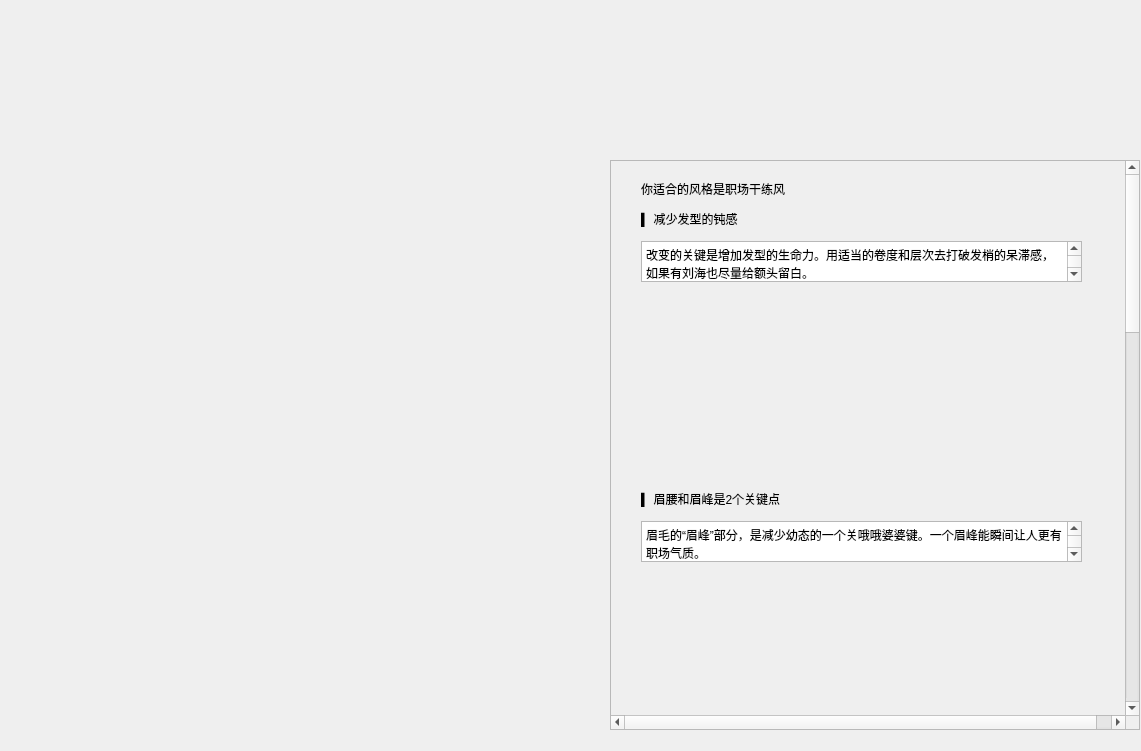
<?xml version="1.0" encoding="UTF-8"?>
<ui version="4.0">
 <class>w_b_r</class>
 <widget class="QWidget" name="w_b_r">
  <property name="geometry">
   <rect>
    <x>0</x>
    <y>0</y>
    <width>1141</width>
    <height>751</height>
   </rect>
  </property>
  <property name="minimumSize">
   <size>
    <width>800</width>
    <height>600</height>
   </size>
  </property>
  <property name="windowTitle">
   <string>Form</string>
  </property>
  <widget class="QScrollArea" name="scrollArea">
   <property name="geometry">
    <rect>
     <x>610</x>
     <y>160</y>
     <width>530</width>
     <height>570</height>
    </rect>
   </property>
   <property name="verticalScrollBarPolicy">
    <enum>Qt::ScrollBarAlwaysOn</enum>
   </property>
   <property name="horizontalScrollBarPolicy">
    <enum>Qt::ScrollBarAlwaysOn</enum>
   </property>
   <property name="widgetResizable">
    <bool>false</bool>
   </property>
   <widget class="QWidget" name="scrollAreaWidgetContents">
    <property name="geometry">
     <rect>
      <x>0</x>
      <y>0</y>
      <width>530</width>
      <height>1850</height>
     </rect>
    </property>
    <property name="minimumSize">
     <size>
      <width>400</width>
      <height>1850</height>
     </size>
    </property>
    <widget class="QLabel" name="label">
     <property name="geometry">
      <rect>
       <x>30</x>
       <y>20</y>
       <width>291</width>
       <height>16</height>
      </rect>
     </property>
     <property name="text">
      <string>你适合的风格是职场干练风</string>
     </property>
    </widget>
    <widget class="QLabel" name="label_2">
     <property name="geometry">
      <rect>
       <x>30</x>
       <y>50</y>
       <width>201</width>
       <height>16</height>
      </rect>
     </property>
     <property name="text">
      <string>▍ 减少发型的钝感</string>
     </property>
    </widget>
    <widget class="QTextBrowser" name="textBrowser">
     <property name="geometry">
      <rect>
       <x>30</x>
       <y>80</y>
       <width>441</width>
       <height>41</height>
      </rect>
     </property>
     <property name="html">
      <string>&lt;!DOCTYPE HTML PUBLIC &quot;-//W3C//DTD HTML 4.0//EN&quot; &quot;http://www.w3.org/TR/REC-html40/strict.dtd&quot;&gt;
&lt;html&gt;&lt;head&gt;&lt;meta name=&quot;qrichtext&quot; content=&quot;1&quot; /&gt;&lt;style type=&quot;text/css&quot;&gt;
p, li { white-space: pre-wrap; }
&lt;/style&gt;&lt;/head&gt;&lt;body style=&quot; font-family:'SimSun'; font-size:9pt; font-weight:400; font-style:normal;&quot;&gt;
&lt;p style=&quot; margin-top:0px; margin-bottom:0px; margin-left:0px; margin-right:0px; -qt-block-indent:0; text-indent:0px;&quot;&gt;改变的关键是增加发型的生命力。用适当的卷度和层次去打破发梢的呆滞感，如果有刘海也尽量给额头留白。&lt;/p&gt;&lt;/body&gt;&lt;/html&gt;</string>
     </property>
    </widget>
    <widget class="QLabel" name="label_3">
     <property name="geometry">
      <rect>
       <x>30</x>
       <y>130</y>
       <width>441</width>
       <height>181</height>
      </rect>
     </property>
     <property name="text">
      <string/>
     </property>
    </widget>
    <widget class="QLabel" name="label_4">
     <property name="geometry">
      <rect>
       <x>30</x>
       <y>330</y>
       <width>201</width>
       <height>16</height>
      </rect>
     </property>
     <property name="text">
      <string>▍ 眉腰和眉峰是2个关键点</string>
     </property>
    </widget>
    <widget class="QTextBrowser" name="textBrowser_3">
     <property name="geometry">
      <rect>
       <x>30</x>
       <y>360</y>
       <width>441</width>
       <height>41</height>
      </rect>
     </property>
     <property name="html">
      <string>&lt;!DOCTYPE HTML PUBLIC &quot;-//W3C//DTD HTML 4.0//EN&quot; &quot;http://www.w3.org/TR/REC-html40/strict.dtd&quot;&gt;
&lt;html&gt;&lt;head&gt;&lt;meta name=&quot;qrichtext&quot; content=&quot;1&quot; /&gt;&lt;style type=&quot;text/css&quot;&gt;
p, li { white-space: pre-wrap; }
&lt;/style&gt;&lt;/head&gt;&lt;body style=&quot; font-family:'SimSun'; font-size:9pt; font-weight:400; font-style:normal;&quot;&gt;
&lt;p style=&quot; margin-top:0px; margin-bottom:0px; margin-left:0px; margin-right:0px; -qt-block-indent:0; text-indent:0px;&quot;&gt;眉毛的“眉峰”部分，是减少幼态的一个关哦哦婆婆键。一个眉峰能瞬间让人更有职场气质。&lt;/p&gt;&lt;/body&gt;&lt;/html&gt;</string>
     </property>
    </widget>
    <widget class="QLabel" name="label_5">
     <property name="geometry">
      <rect>
       <x>30</x>
       <y>410</y>
       <width>441</width>
       <height>211</height>
      </rect>
     </property>
     <property name="text">
      <string/>
     </property>
    </widget>
    <widget class="QLabel" name="label_6">
     <property name="geometry">
      <rect>
       <x>30</x>
       <y>640</y>
       <width>281</width>
       <height>16</height>
      </rect>
     </property>
     <property name="text">
      <string>▍ 眼妆不要只增加高度</string>
     </property>
    </widget>
    <widget class="QTextBrowser" name="textBrowser_2">
     <property name="geometry">
      <rect>
       <x>30</x>
       <y>670</y>
       <width>441</width>
       <height>41</height>
      </rect>
     </property>
     <property name="html">
      <string>&lt;!DOCTYPE HTML PUBLIC &quot;-//W3C//DTD HTML 4.0//EN&quot; &quot;http://www.w3.org/TR/REC-html40/strict.dtd&quot;&gt;
&lt;html&gt;&lt;head&gt;&lt;meta name=&quot;qrichtext&quot; content=&quot;1&quot; /&gt;&lt;style type=&quot;text/css&quot;&gt;
p, li { white-space: pre-wrap; }
&lt;/style&gt;&lt;/head&gt;&lt;body style=&quot; font-family:'SimSun'; font-size:9pt; font-weight:400; font-style:normal;&quot;&gt;
&lt;p style=&quot; margin-top:0px; margin-bottom:0px; margin-left:0px; margin-right:0px; -qt-block-indent:0; text-indent:0px;&quot;&gt;眼睛的线条圆还是尖，看的是开口和弧度大小。尖线条的眼睛更容易给人留下有气场的印象。&lt;/p&gt;&lt;/body&gt;&lt;/html&gt;</string>
     </property>
    </widget>
    <widget class="QLabel" name="label_7">
     <property name="geometry">
      <rect>
       <x>30</x>
       <y>720</y>
       <width>411</width>
       <height>181</height>
      </rect>
     </property>
     <property name="text">
      <string/>
     </property>
    </widget>
    <widget class="QLabel" name="label_8">
     <property name="geometry">
      <rect>
       <x>30</x>
       <y>920</y>
       <width>311</width>
       <height>16</height>
      </rect>
     </property>
     <property name="text">
      <string>▍ 改变唇峰线条&amp;嘴角线条</string>
     </property>
    </widget>
    <widget class="QTextBrowser" name="textBrowser_4">
     <property name="geometry">
      <rect>
       <x>30</x>
       <y>950</y>
       <width>441</width>
       <height>41</height>
      </rect>
     </property>
     <property name="html">
      <string>&lt;!DOCTYPE HTML PUBLIC &quot;-//W3C//DTD HTML 4.0//EN&quot; &quot;http://www.w3.org/TR/REC-html40/strict.dtd&quot;&gt;
&lt;html&gt;&lt;head&gt;&lt;meta name=&quot;qrichtext&quot; content=&quot;1&quot; /&gt;&lt;style type=&quot;text/css&quot;&gt;
p, li { white-space: pre-wrap; }
&lt;/style&gt;&lt;/head&gt;&lt;body style=&quot; font-family:'SimSun'; font-size:9pt; font-weight:400; font-style:normal;&quot;&gt;
&lt;p style=&quot; margin-top:0px; margin-bottom:0px; margin-left:0px; margin-right:0px; -qt-block-indent:0; text-indent:0px;&quot;&gt;圆唇、薄唇、嘴巴太小可能是很多人想要改变的唇形。稍宽一点的，厚度适中的唇形会更有优雅亲和的知性感。&lt;/p&gt;&lt;/body&gt;&lt;/html&gt;</string>
     </property>
    </widget>
    <widget class="QLabel" name="label_9">
     <property name="geometry">
      <rect>
       <x>30</x>
       <y>1000</y>
       <width>441</width>
       <height>201</height>
      </rect>
     </property>
     <property name="text">
      <string/>
     </property>
    </widget>
    <widget class="QLabel" name="label_10">
     <property name="geometry">
      <rect>
       <x>260</x>
       <y>1240</y>
       <width>211</width>
       <height>20</height>
      </rect>
     </property>
     <property name="text">
      <string>▍ 选款上增加一点冷元素</string>
     </property>
    </widget>
    <widget class="QTextBrowser" name="textBrowser_5">
     <property name="geometry">
      <rect>
       <x>250</x>
       <y>1290</y>
       <width>221</width>
       <height>81</height>
      </rect>
     </property>
     <property name="html">
      <string>&lt;!DOCTYPE HTML PUBLIC &quot;-//W3C//DTD HTML 4.0//EN&quot; &quot;http://www.w3.org/TR/REC-html40/strict.dtd&quot;&gt;
&lt;html&gt;&lt;head&gt;&lt;meta name=&quot;qrichtext&quot; content=&quot;1&quot; /&gt;&lt;style type=&quot;text/css&quot;&gt;
p, li { white-space: pre-wrap; }
&lt;/style&gt;&lt;/head&gt;&lt;body style=&quot; font-family:'SimSun'; font-size:9pt; font-weight:400; font-style:normal;&quot;&gt;
&lt;p style=&quot; margin-top:0px; margin-bottom:0px; margin-left:0px; margin-right:0px; -qt-block-indent:0; text-indent:0px;&quot;&gt;在暖的基础上，给款式增加一点冷的元素。这个冷要冷在版型，暖在材质。也就是线条利落，但材质柔软。&lt;/p&gt;&lt;/body&gt;&lt;/html&gt;</string>
     </property>
    </widget>
    <widget class="QLabel" name="label_11">
     <property name="geometry">
      <rect>
       <x>30</x>
       <y>1220</y>
       <width>211</width>
       <height>251</height>
      </rect>
     </property>
     <property name="text">
      <string/>
     </property>
    </widget>
    <widget class="QLabel" name="label_12">
     <property name="geometry">
      <rect>
       <x>30</x>
       <y>1490</y>
       <width>251</width>
       <height>16</height>
      </rect>
     </property>
     <property name="text">
      <string>▍ 在样式上学会做减法</string>
     </property>
    </widget>
    <widget class="QTextBrowser" name="textBrowser_6">
     <property name="geometry">
      <rect>
       <x>30</x>
       <y>1520</y>
       <width>441</width>
       <height>51</height>
      </rect>
     </property>
     <property name="html">
      <string>&lt;!DOCTYPE HTML PUBLIC &quot;-//W3C//DTD HTML 4.0//EN&quot; &quot;http://www.w3.org/TR/REC-html40/strict.dtd&quot;&gt;
&lt;html&gt;&lt;head&gt;&lt;meta name=&quot;qrichtext&quot; content=&quot;1&quot; /&gt;&lt;style type=&quot;text/css&quot;&gt;
p, li { white-space: pre-wrap; }
&lt;/style&gt;&lt;/head&gt;&lt;body style=&quot; font-family:'SimSun'; font-size:9pt; font-weight:400; font-style:normal;&quot;&gt;
&lt;p style=&quot; margin-top:0px; margin-bottom:0px; margin-left:0px; margin-right:0px; -qt-block-indent:0; text-indent:0px;&quot;&gt;选款的时候，利用率最高的一定是基本款和有一点小设计的基本款，装饰物和元素一定不要太多，不然容易丧失质感。&lt;/p&gt;&lt;/body&gt;&lt;/html&gt;</string>
     </property>
    </widget>
    <widget class="QLabel" name="label_13">
     <property name="geometry">
      <rect>
       <x>30</x>
       <y>1590</y>
       <width>441</width>
       <height>201</height>
      </rect>
     </property>
     <property name="text">
      <string/>
     </property>
    </widget>
   </widget>
  </widget>
 </widget>
 <resources/>
 <connections/>
</ui>
